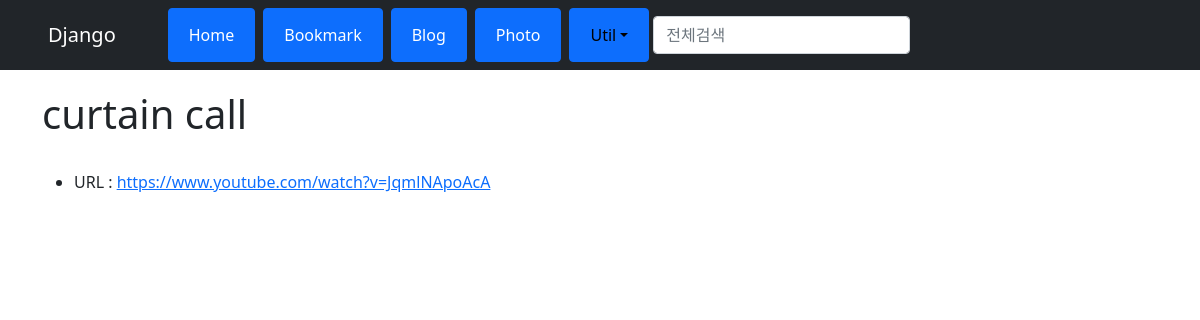
Page /bookmark/1/ on the committed database.
### bookmark/models.py (models this page shows, shortened)
class Bookmark(models.Model):
    title = models.CharField('TITLE', max_length=100, blank=True)
    url = models.URLField('URL', unique=True)

### bookmark/views.py (the view)
# urls.py: path('<int:pk>/', BookmarkDV.as_view(), name='detail')
class BookmarkDV(DetailView):
    model = Bookmark

### bookmark/templates/bookmark/bookmark_detail.html (shortened to what this page needs)
{% extends "base.html" %}
{% block content %}
            <h1>{{ object.title }}</h1>
            <br>
            <ul>
                <li>URL : <a href="{{ object.url }}">{{ object.url }}</a></li>
            </ul>
{% endblock %}

### rows in the picture
Bookmark: title "curtain call", url "https://www.youtube.com/watch?v=JqmlNApoAcA"
